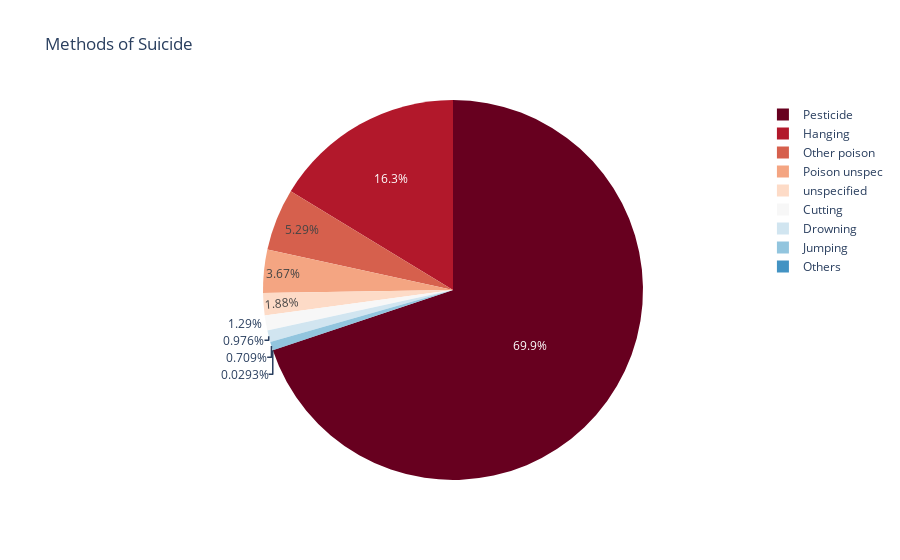

Here is the notebook cell this chart was saved with:
### Code cell
fig = px.pie(Suicide, values="Person_ID", names='method', title='Methods of Suicide', color_discrete_sequence=px.colors.sequential.RdBu)
fig.show()

### Figure 1 — Plotly figure (JSON) as saved in the notebook; plotly's stock layout.template omitted (floating-point values rounded to 4 significant figures; data arrays with more than 128 entries replaced by an {"elided": "..."} marker saying what was removed)
{"data": [{"domain": {"x": [0, 1], "y": [0, 1]}, "hovertemplate": "method=%{label}<br>Person_ID=%{value}<extra></extra>", "labels": {"elided": "2571 str values"}, "legendgroup": "", "name": "", "showlegend": true, "type": "pie", "values": {"elided": "2571 int values"}}], "layout": {"legend": {"tracegroupgap": 0}, "piecolorway": ["rgb(103,0,31)", "rgb(178,24,43)", "rgb(214,96,77)", "rgb(244,165,130)", "rgb(253,219,199)", "rgb(247,247,247)", "rgb(209,229,240)", "rgb(146,197,222)", "rgb(67,147,195)", "rgb(33,102,172)", "rgb(5,48,97)"], "title": {"text": "Methods of Suicide"}}}
